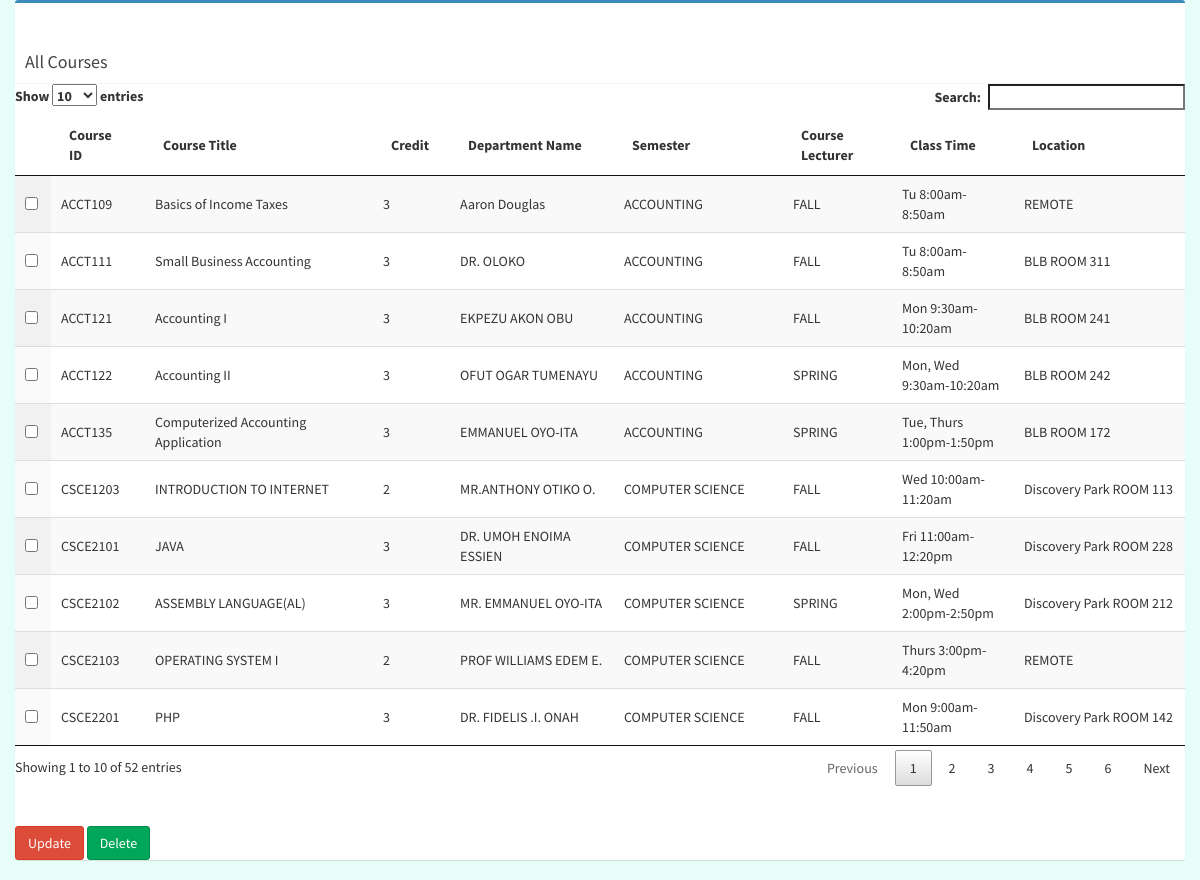
Page /admin/admin-viewCourse.php on the committed database.
### tables this page shows
CREATE TABLE `courses` (
  `course_id` varchar(11) NOT NULL,
  `title` varchar(255) NOT NULL,
  `unit` varchar(11) NOT NULL,
  `class_level` int(3) NOT NULL,
  `department` varchar(255) NOT NULL,
  `course_lecturer` varchar(255) NOT NULL,
  `semester` varchar(45) NOT NULL,
  `time` varchar(255) NOT NULL,
  `location` varchar(255) NOT NULL
);

CREATE TABLE `department` (
  `dept_id` varchar(45) NOT NULL,
  `dept_name` varchar(45) NOT NULL
);

### admin/admin-viewCourse.php (the view, shortened to what this page needs)
<?php
include '../config.php';
$cresult = mysqli_query($db,"SELECT c.course_id as id, c.title as coursename, c.unit as unit, c.course_lecturer as lecturer, d.dept_name as department, c.semester as semester, c.time as classTime, c.location as location FROM courses c, department d WHERE c.department = d.dept_id");
?>
<!DOCTYPE html>
<html lang="en">
<head>
    <link rel="stylesheet" href="../css/bootstrap.min.css">
    <link rel="stylesheet" href="../css/studentHome.css">
    <link rel="stylesheet" href="../css/adminLTE.css">
    <link rel="stylesheet" href="../css/jquery.dataTables.min.css">
    <link rel="stylesheet" href="../css/select.dataTables.min.css">
    <link type="text/css" href="../css/dataTables.checkboxes.css" rel="stylesheet" />
</head>
  <body id="#home">
    <?php
      if(mysqli_num_rows($cresult) > 0)
      {
    ?>
        <div class="container-fluid">
          <div class="box box-primary">
          <br>
          <br>
          <div class="box-header with-border">
                <h3 class="box-title">All Courses</h3>
          </div>
          <table id='theTable' class="display" style='width:100%;'>
          <thead>
			      <tr>
              <th></th>
				      <th class='col-6'>Course ID</th>
				      <th class='col-6'>Course Title</th>
				      <th class='col-6'>Credit</th>
              <th class='col-6'>Department Name</th>
              <th class='col-6'>Semester</th>
              <th class='col-6'>Course Lecturer</th>
              <th class='col-6'>Class Time</th>
              <th class='col-6'>Location</th>
            </tr>
          </thead>
            <?php
              while($crow = mysqli_fetch_array($cresult))
              {
            ?>
                <tr id="<?php echo $crow["id"]; ?>]">
                    <td><input type="checkbox" name="course_id[]" class="viewcourse" value="<?php echo $crow["id"];?>"/></td>
                    <td><?php echo $crow["id"];?></td>
                    <td><?php echo $crow["coursename"];?></td>
                    <td><?php echo $crow["unit"];?></td>
                    <td><?php echo $crow["lecturer"];?></td>
                    <td><?php echo $crow["department"];?></td>
                    <td><?php echo $crow["semester"];?></td>
                    <td><?php echo $crow["classTime"];?></td>
                    <td><?php echo $crow["location"];?></td>
                </tr>
            <?php
              }
            ?>
          </table>
          <br>
		      <br>
          <button type="button" class="btn btn-danger" name="btn_update" id="btn_update">Update</button>
          <button type="button" class="btn btn-success" name="btn_delete" id="btn_delete">Delete</button>
      </div>
    </div>
    <?php
      }
    ?>
  </body>
</html>

### css/studentHome.css (style rules this page uses)
body { font-family: 'Nunito', sans-serif; background-color: rgb(230, 253, 248); }

### rows in the picture
courses: course_id "ACCT109", title "Basics of Income Taxes", unit "3", course_lecturer "Aaron Douglas", department.dept_name "ACCOUNTING", semester "FALL", time "Tu 8:00am-8:50am", location "REMOTE"
courses: course_id "ACCT111", title "Small Business Accounting", unit "3", course_lecturer "DR. OLOKO", department.dept_name "ACCOUNTING", semester "FALL", time "Tu 8:00am-8:50am", location "BLB ROOM 311"
courses: course_id "ACCT121", title "Accounting I", unit "3", course_lecturer "EKPEZU AKON OBU", department.dept_name "ACCOUNTING", semester "FALL", time "Mon 9:30am-10:20am", location "BLB ROOM 241"
courses: course_id "ACCT122", title "Accounting II", unit "3", course_lecturer "OFUT OGAR TUMENAYU", department.dept_name "ACCOUNTING", semester "SPRING", time "Mon, Wed 9:30am-10:20am", location "BLB ROOM 242"
courses: course_id "ACCT135", title "Computerized Accounting Application", unit "3", course_lecturer "EMMANUEL OYO-ITA", department.dept_name "ACCOUNTING", semester "SPRING", time "Tue, Thurs 1:00pm-1:50pm", location "BLB ROOM 172"
courses: course_id "CSCE1203", title "INTRODUCTION TO INTERNET", unit "2", course_lecturer "MR.ANTHONY OTIKO O.", department.dept_name "COMPUTER SCIENCE", semester "FALL", time "Wed 10:00am-11:20am", location "Discovery Park ROOM 113"
courses: course_id "CSCE2101", title "JAVA", unit "3", course_lecturer "DR. UMOH ENOIMA ESSIEN", department.dept_name "COMPUTER SCIENCE", semester "FALL", time "Fri 11:00am-12:20pm", location "Discovery Park ROOM 228"
courses: course_id "CSCE2102", title "ASSEMBLY LANGUAGE(AL)", unit "3", course_lecturer "MR. EMMANUEL OYO-ITA", department.dept_name "COMPUTER SCIENCE", semester "SPRING", time "Mon, Wed 2:00pm-2:50pm", location "Discovery Park ROOM 212"
courses: course_id "CSCE2103", title "OPERATING SYSTEM I", unit "2", course_lecturer "PROF WILLIAMS EDEM E.", department.dept_name "COMPUTER SCIENCE", semester "FALL", time "Thurs 3:00pm-4:20pm", location "REMOTE"
courses: course_id "CSCE2201", title "PHP", unit "3", course_lecturer "DR. FIDELIS .I. ONAH", department.dept_name "COMPUTER SCIENCE", semester "FALL", time "Mon 9:00am-11:50am", location "Discovery Park ROOM 142"
